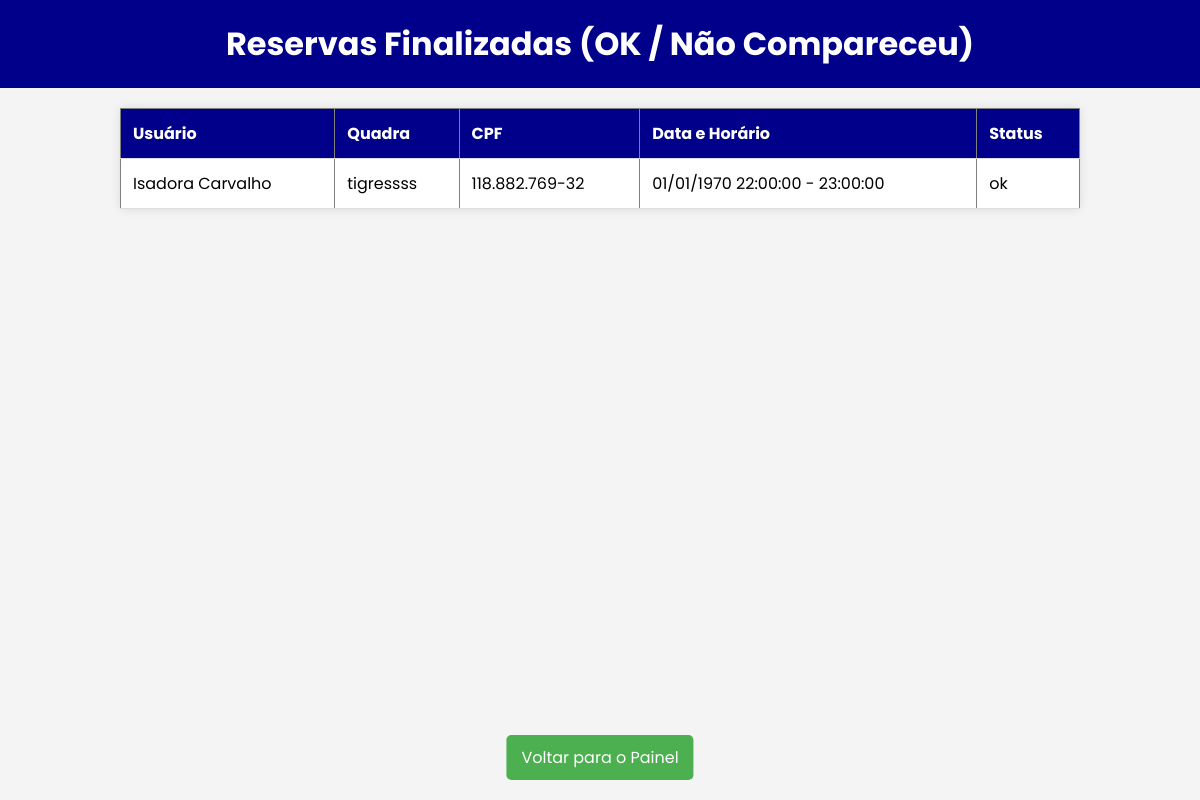
Page /reservas-finalizadas.php (signed in) on the earlier database version.
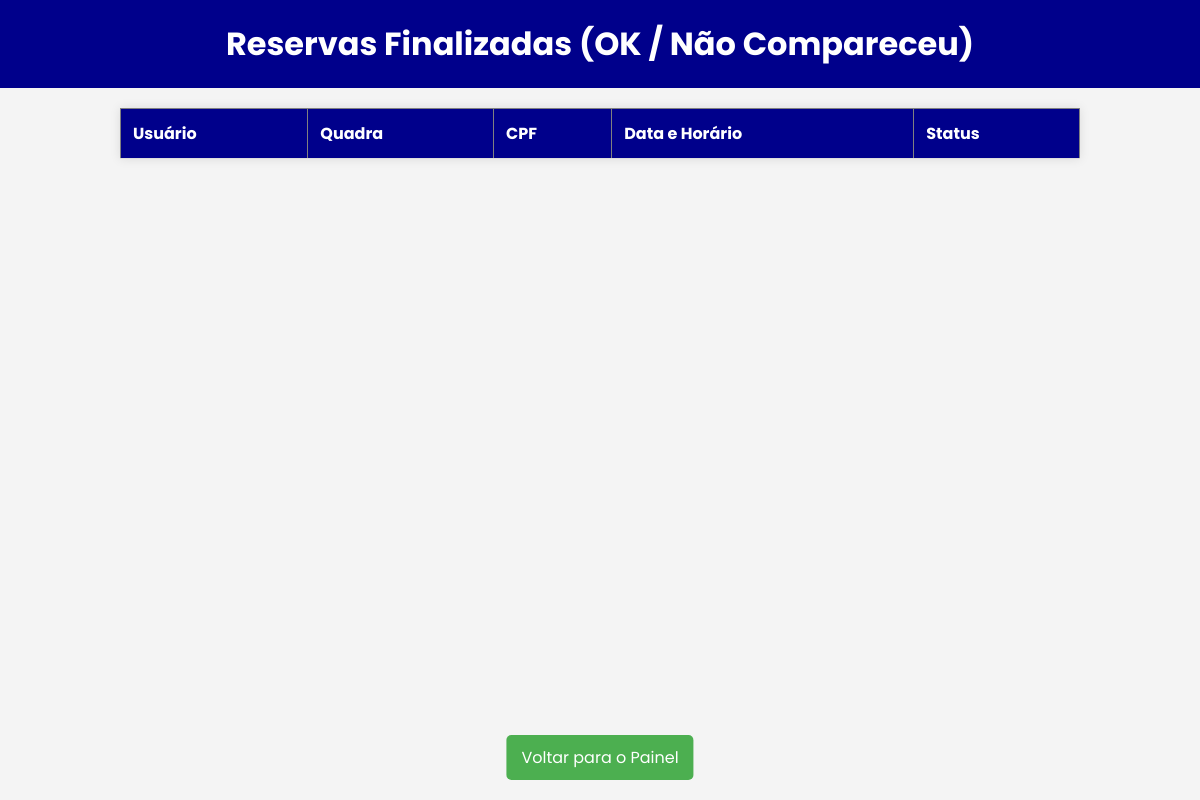
Same page on the later database version.
### tables this page shows
CREATE TABLE `reservas` (
  `id_reserva` int(11) NOT NULL,
  `id_quadra` int(11) NOT NULL,
  `id_horario` int(11) NOT NULL,
  `id_cliente` int(11) NOT NULL,
  `data_reserva` timestamp NOT NULL DEFAULT current_timestamp(),
  `status` enum('pendente','confirmada','OK','Não Compareceu') NOT NULL,
  `id_usuario` int(11) NOT NULL,
  `imagem` varchar(255) DEFAULT NULL
);

CREATE TABLE `clientes` (
  `id_cliente` int(11) NOT NULL,
  `nome_completo` varchar(255) NOT NULL,
  `email` varchar(255) NOT NULL,
  `data_nascimento` date NOT NULL,
  `cpf` varchar(14) NOT NULL,
  `cep` varchar(8) NOT NULL,
  `rua` varchar(255) NOT NULL,
  `bairro` varchar(255) NOT NULL,
  `cidade` varchar(255) NOT NULL,
  `estado` varchar(2) NOT NULL,
  `telefone` varchar(15) NOT NULL,
  `data_reserva` timestamp NOT NULL DEFAULT current_timestamp()
);

CREATE TABLE `quadra` (
  `id_quadra` int(11) NOT NULL,
  `nome` varchar(100) NOT NULL,
  `endereco` varchar(255) NOT NULL,
  `tipo` varchar(255) NOT NULL,
  `preco` decimal(10,2) NOT NULL,
  `imagem` varchar(255) NOT NULL,
  `id_usuario` int(11) NOT NULL
);

CREATE TABLE `horario` (
  `id_horario` int(11) NOT NULL,
  `id_quadra` int(11) NOT NULL,
  `data` date DEFAULT NULL,
  `hora_inicio` time NOT NULL,
  `hora_fim` time NOT NULL
);

### reservas-finalizadas.php (the view, shortened to what this page needs)
<?php
require 'conexao.php';
$id_admin = $_SESSION['user_id'];
$query_reservas = "
    SELECT r.id_reserva, r.status, c.nome_completo AS nome_usuario, c.cpf, q.nome AS nome_quadra, q.endereco, r.id_horario
    FROM reservas r
    JOIN clientes c ON r.id_cliente = c.id_cliente
    JOIN quadra q ON r.id_quadra = q.id_quadra
    WHERE r.status IN ('OK', 'nao_compareceu') AND q.id_usuario = '$id_admin'
";
$result_reservas = mysqli_query($conn, $query_reservas);
?>
<!DOCTYPE html>
<html lang="pt-BR">
<head>
    <link rel="stylesheet" href="styles/reservasconf.css">
</head>
<body>
    <h1>Reservas Finalizadas (OK / Não Compareceu)</h1>
    <table border="1">
        <tr>
            <th>Usuário</th>
            <th>Quadra</th>
            <th>CPF</th>
            <th>Data e Horário</th>
            <th>Status</th>
        </tr>
        <?php while ($reserva = mysqli_fetch_assoc($result_reservas)): ?>
            <?php
            $id_horario = $reserva['id_horario'];
            $query_horario = "SELECT hora_inicio, hora_fim, data FROM horario WHERE id_horario = '$id_horario'";
            $result_horario = mysqli_query($conn, $query_horario);
            $horario = mysqli_fetch_assoc($result_horario);
            $data_reserva = date('d/m/Y', strtotime($horario['data']));
            ?>
            <tr>
                <td><?= htmlspecialchars($reserva['nome_usuario']); ?></td>
                <td><?= htmlspecialchars($reserva['nome_quadra']); ?></td>
                <td><?= htmlspecialchars($reserva['cpf']); ?></td>
                <td>
                    <?= $data_reserva; ?>
                    <?= htmlspecialchars($horario['hora_inicio']) . ' - ' . htmlspecialchars($horario['hora_fim']); ?>
                </td>
                <td><?= htmlspecialchars($reserva['status']); ?></td>
            </tr>
        <?php endwhile; ?>
    </table>
    <a href="painel-admin.php" class="btn-voltar">Voltar para o Painel</a>
</body>
</html>

Differences in the rows shown:
removed reservas: id_cliente.nome_completo "Isadora Carvalho", id_quadra.nome "tigressss", id_cliente.cpf "118.882.769-32", id_horario.data "01/01/1970", id_horario.hora_inicio "22:00:00", id_horario.hora_fim "23:00:00", status "ok"
